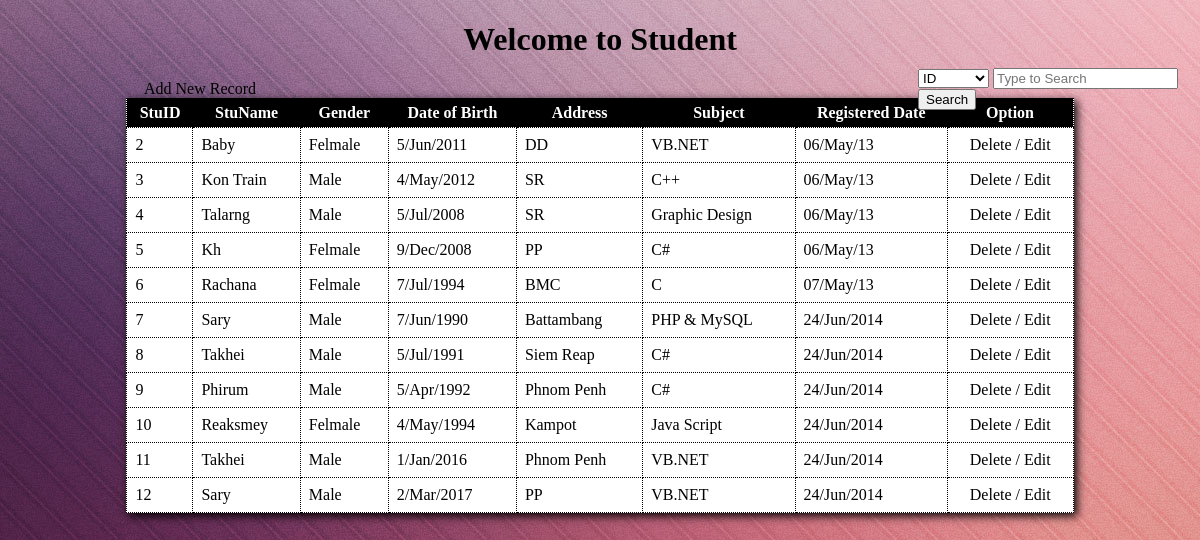
The page / on the database its author committed.
### tables this page shows
CREATE TABLE IF NOT EXISTS `tbl_student` (
  `stuid` int(10) NOT NULL,
  `name` varchar(50) NOT NULL,
  `gender` varchar(10) NOT NULL,
  `dob` text NOT NULL,
  `address` text NOT NULL,
  `sub` text NOT NULL,
  `date` text NOT NULL,
  PRIMARY KEY (`stuid`)
);

### index.php (the view, shortened to what this page needs)
<!DOCTYPE html PUBLIC "-//W3C//DTD XHTML 1.0 Transitional//EN" "http://www.w3.org/TR/xhtml1/DTD/xhtml1-transitional.dtd">
<html xmlns="http://www.w3.org/1999/xhtml">
<head>
<link rel="stylesheet" type="text/css" href="Style/viewtablesearch.css" />
</head>
<body>
<center><h1>Welcome to Student</h1></center>
<a class="addnew" href="Add_Form.php" style="font-face:Khmer OS Battambang; font-size:16px;">Add New Record</a>
	<div class="search">
	<form method="post" action="searchidandname.php">
    <select name="cbosearch">
    	<option>ID</option>
    </select>
	<input type="text" name="txtsearch" placeholder="Type to Search" /><input type="submit" name="cmdsearch" value="Search" />
    </form>
    </div>
	<table>
    	<tr>
            <th>StuID</th>
            <th>StuName</th>
            <th>Gender</th>
            <th>Date of Birth</th>
            <th>Address</th>
            <th>Subject</th>
            <th>Registered Date</th>
            <th>Option</th>
    	</tr>
        <?php
			include "connect.php";
			$i = "select * from tbl_student";
			$h = mysql_query($i);
			while($tr=mysql_fetch_array($h))
			{
		?>
        <tr>
        	<td><?php echo $tr[0]; ?></td>
            <td><?php echo $tr[1]; ?></td>
            <td><?php echo $tr[2]; ?></td>
            <td><?php echo $tr[3]; ?></td>
            <td><?php echo $tr[4]; ?></td>
            <td><?php echo $tr[5]; ?></td>
            <td><?php echo $tr[6]; ?></td>
            <td align="center"><a href="Delete_Form.php? txtid=<?php echo $tr[0];?>">Delete</a> / <a href="Edit_Form.php? txtid=<?php echo $tr[0];?>">Edit</a> </td>
        </tr>
        <?php
			}
		?>
    </table>
</body>
</html>

### connect.php (shortened to what this page needs)
<!DOCTYPE html PUBLIC "-//W3C//DTD XHTML 1.0 Transitional//EN" "http://www.w3.org/TR/xhtml1/DTD/xhtml1-transitional.dtd">
<html xmlns="http://www.w3.org/1999/xhtml">
<head>
</head>
<body>
</body>
</html>

### Style/viewtablesearch.css (style rules this page uses)
body { background:url(../Images/bg.jpg) }
.addnew { color: #fff; }
a:link { text-decoration:none; color:#000; }
table,td,tr { border-collapse:collapse; padding:8px; }
table { border:1px #000 dotted; width:80%; background:#FFF; height:auto; margin:auto; box-shadow:3px 3px 9px #000; }
th { background:#000; color:#FFF; font-weight:bold; padding:5px; }
td { border:1px #000 dotted; }
.search { text-align:left; margin-top:-30px; margin-left:910px; position:absolute; width:300px; z-index:1900; }

### rows shown on the page
tbl_student: stuid "2", name "Baby", gender "Felmale", dob "5/Jun/2011", address "DD", sub "VB.NET", date "06/May/13"
tbl_student: stuid "3", name "Kon Train", gender "Male", dob "4/May/2012", address "SR", sub "C++", date "06/May/13"
tbl_student: stuid "4", name "Talarng", gender "Male", dob "5/Jul/2008", address "SR", sub "Graphic Design", date "06/May/13"
tbl_student: stuid "5", name "Kh", gender "Felmale", dob "9/Dec/2008", address "PP", sub "C#", date "06/May/13"
tbl_student: stuid "6", name "Rachana", gender "Felmale", dob "7/Jul/1994", address "BMC", sub "C", date "07/May/13"
tbl_student: stuid "7", name "Sary", gender "Male", dob "7/Jun/1990", address "Battambang", sub "PHP & MySQL", date "24/Jun/2014"
tbl_student: stuid "8", name "Takhei", gender "Male", dob "5/Jul/1991", address "Siem Reap", sub "C#", date "24/Jun/2014"
tbl_student: stuid "9", name "Phirum", gender "Male", dob "5/Apr/1992", address "Phnom Penh", sub "C#", date "24/Jun/2014"
tbl_student: stuid "10", name "Reaksmey", gender "Felmale", dob "4/May/1994", address "Kampot", sub "Java Script", date "24/Jun/2014"
tbl_student: stuid "11", name "Takhei", gender "Male", dob "1/Jan/2016", address "Phnom Penh", sub "VB.NET", date "24/Jun/2014"
tbl_student: stuid "12", name "Sary", gender "Male", dob "2/Mar/2017", address "PP", sub "VB.NET", date "24/Jun/2014"
